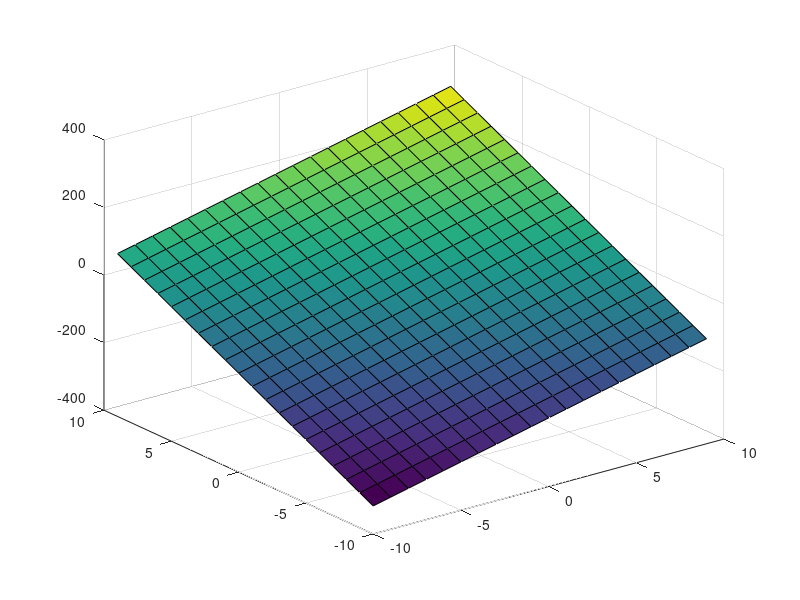

This chart was generated by the following MATLAB code:
%%%%%%%%%%%%%%%%%%%%%%%%%%%%%%%%%%%%%%%%%%%%%%%%%%%%%%%%%%%%
%Nama    : Randy                                           %
%Nim     : 02                                              %
%PT      : Matematika Institut Teknologi Kalimantan        %
%Program : Proyeksi Persamaan Bidang                       %
%%%%%%%%%%%%%%%%%%%%%%%%%%%%%%%%%%%%%%%%%%%%%%%%%%%%%%%%%%%%

[x,y] = meshgrid(-10:1:9);
z = 12.*x + 21.*y + 13;
surf(x,y,z);

hold on;


